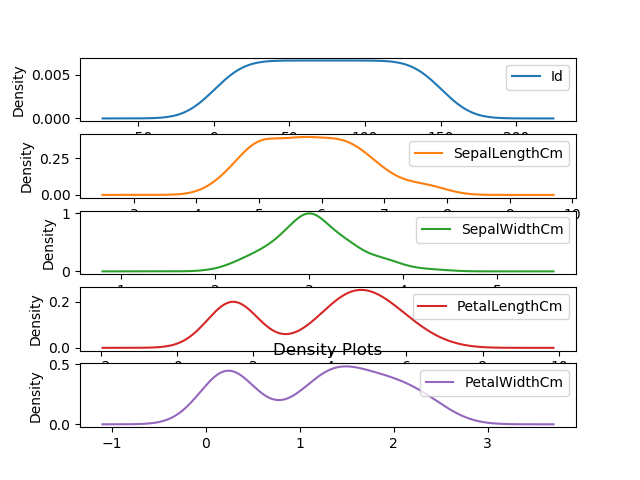

The Python source for this figure:
import matplotlib.pyplot as plt
from pandas import read_csv
filename = 'Iris.csv'
names = ['Id', 'SepalLengthCm', 'SepalWidthCm', 'PetalLengthCm', 'PetalWidthCm', 'Species']
data = read_csv(filename)
data.plot(kind = 'density', subplots = True, sharex = False)
plt.show()
